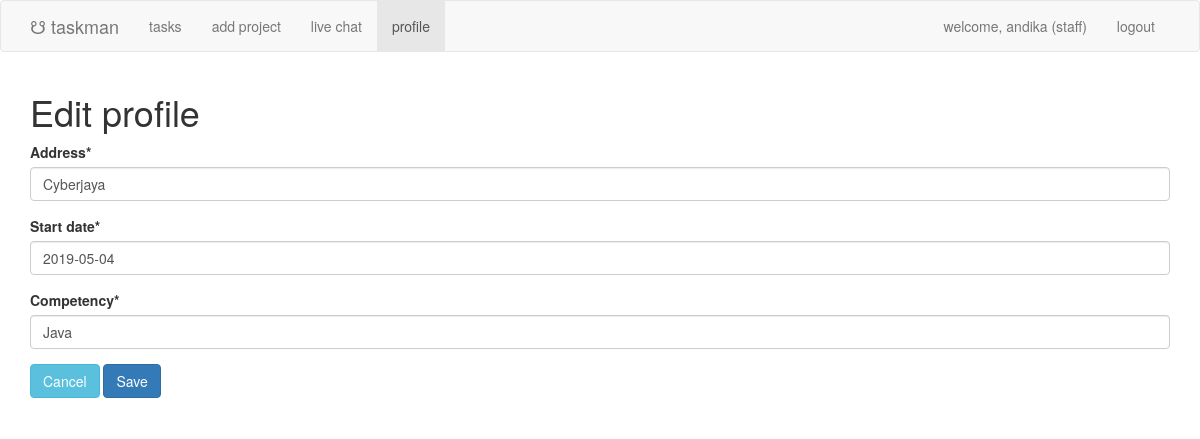
The page /profile/ (signed in) on the database as committed earlier.
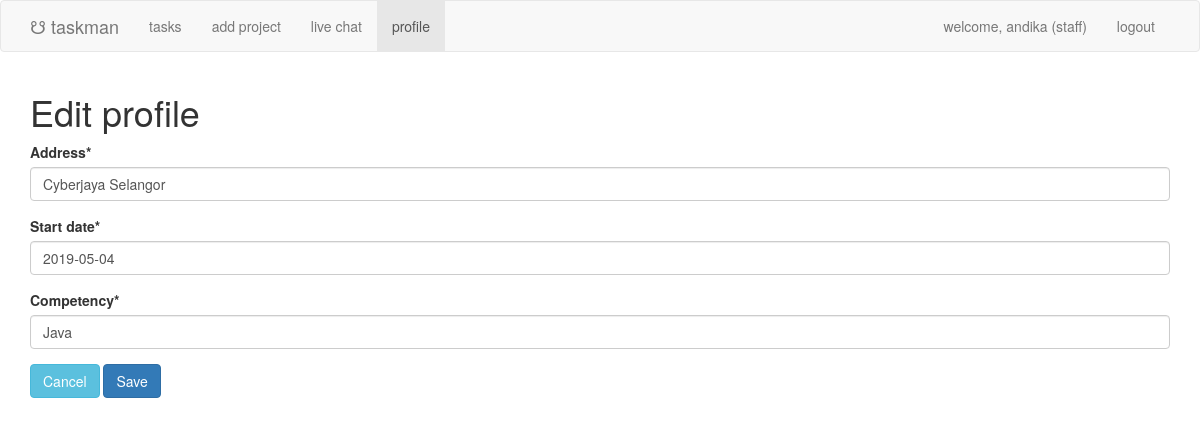
The same page on the database as committed later.
### taskapp/models.py (models this page shows)
class Staff(models.Model):
    user = models.OneToOneField(User, on_delete=models.CASCADE)
    address = models.CharField(max_length=1000)
    start_date = models.DateField('Start date')
    competency = models.CharField(max_length=256)

### taskapp/views.py (the view)
# urls.py: path('profile/', views.profile_edit, name='edit_profile'),
@login_required(login_url='/login/')
def profile_edit(request):
    staff = request.user.staff
    if request.method == 'POST':
        form = ProfileForm(request.POST, instance=staff)
        if form.is_valid():
            form.save()
            return redirect('tasks:index')
    else:
        form = ProfileForm(instance=staff)
    return render(request, 'tasks/general_form.html', context={'form': form, 'string': 'Edit profile'})

### taskapp/forms.py
class ProfileForm(forms.ModelForm):
    class Meta:
        model = Staff
        exclude = ('user',)

### taskapp/templates/tasks/general_form.html (shortened to what this page needs)
{% extends 'tasks/bootstrap.html' %}
{% load crispy_forms_tags %}
{% block content %}
    <h1 class="tasks-title">{{ string }}</h1>
    <form class="general-form" method="post" enctype="multipart/form-data">
        {{ form|crispy }}
        <a href="javascript:window.history.back()" class="btn btn-info" role="button">Cancel</a>
        <button type="submit" class="btn btn-primary">Save</button>
    </form>
{% endblock %}

Rows that differ between the two databases and show on the page:
changed Staff "Java": address "Cyberjaya" → "Cyberjaya Selangor"
